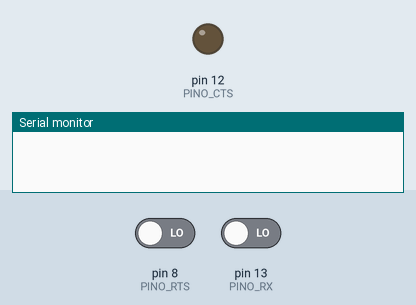
Bench run of a sketch on a simulated Arduino Uno, built with avr-gcc and run on an emulated ATmega328P. Shown: output pins drawn as LEDs (lit = HIGH), the last lines printed to the serial monitor. The test bench sets the inputs (shaded band); at power-on: pin 8 (PINO_RTS) LOW, pin 13 (PINO_RX) LOW. At 10.3 s the program stops and its outputs stay as they are.

Above: at 1.2 s.
1.3 s: pin 8 (PINO_RTS) driven HIGH
At 1.9 s:
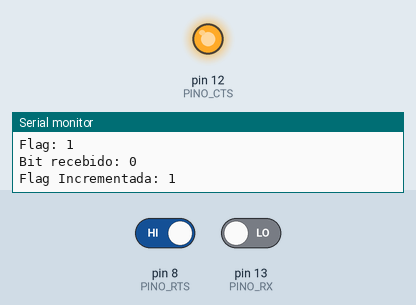
Timing chart, 0 to 11.8 s (numbered marks = the images above; inputs shaded):
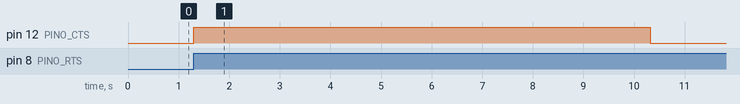

Measured:
- after the input at 1.3 s, pin 12 (PINO_CTS): LOW → HIGH at once, → LOW 9.0 s later

The sketch:

Receptor.ino
```cpp
#define PINO_RX 13
#define PINO_CTS 12
#define PINO_RTS 8
#define BAUD_RATE 1
#define HALF_BAUD 1000/(2*BAUD_RATE)

#include "Temporizador.h"

volatile int flag = 0;
volatile bool bitsRecebidos[9];

// Calcula bit de paridade - Par ou impar
bool bitParidade(char dado) {
  bool bitsDado[8];
  bool quantidadeDeUm = false;

  for (int i = 0; i < 8; i++) {
    bitsDado[i] = (dado >> i) & 1;
    if (bitsDado[i]) quantidadeDeUm = !quantidadeDeUm;
  }

  return quantidadeDeUm;
}

// Rotina de interrupcao do timer1
ISR(TIMER1_COMPA_vect) {
  Serial.print("Flag: ");
  Serial.println(flag);
  if (flag < 18) {
    if (flag % 2 == 1) {
      bool bit = digitalRead(PINO_RX);
      bitsRecebidos[flag / 2] = bit;
      Serial.print("Bit recebido: ");
      Serial.println(bit);
    }

    Serial.print("Flag Incrementada: ");
    Serial.println(flag);
  } else {
    Serial.println("Exit 1");
    paraTemporizador();
    digitalWrite(PINO_CTS, LOW);

  }
  flag++;
}

void setup() {
  noInterrupts();
  Serial.begin(9600);

  // Configura pinos
  pinMode(PINO_RX, INPUT);
  pinMode(PINO_CTS, OUTPUT);
  pinMode(PINO_RTS, INPUT);
  digitalWrite(PINO_CTS, LOW);

  // Configura timer
  configuraTemporizador(BAUD_RATE*2);

  interrupts();
}

void loop() {
  if (digitalRead(PINO_RTS) == HIGH) {
    Serial.println("RTS detectado, iniciando recepção");
    digitalWrite(PINO_CTS, HIGH);

    iniciaTemporizador();
    while (flag <= 19)
    {

    }

    flag = 0;

    // Reconstrói caractere
    char caractere = 0;
    for (int i = 0; i < 8; i++) {
      if (bitsRecebidos[i])
        caractere |= (1 << i);
    }

    Serial.print("Caractere recebido: ");
    Serial.println(caractere);

    bool paridadeEsperada = bitParidade(caractere);
    bool paridadeRecebida = bitsRecebidos[8];

    if (paridadeEsperada == paridadeRecebida) {
      Serial.println("Paridade correta!");
    } else {
      Serial.println("Erro de paridade!");
    }

  } else {
    digitalWrite(PINO_CTS, LOW);
  }

}
```

Temporizador.h
```cpp
void configuraTemporizador(int baud_rate){
  int frequencia;
  frequencia = constrain(baud_rate,1,1500);
  //set timer1 interrupt
  TCCR1A = 0;// set entire TCCR1A register to 0
  TCCR1B = 0;// same for TCCR1B
  TCNT1  = 0;//initialize counter value to 0
  //OCR1A = contador;// = (16*10^6) / (10*1024) - 1 (must be <65536)
  OCR1A = ((16 * pow(10,6))/(1024*frequencia)) - 1;
  // turn on CTC mode (clear time on compare)
  TCCR1B |= (1 << WGM12);
  // Turn T1 off
  TCCR1B &= 0xF8;
  // Disable interrupts
  TIMSK1 = 0;
  TIFR1 = 0;
}

void iniciaTemporizador(){
  Serial.println("T1 iniciado");
  TCNT1 = 0;//initialize counter value to 0
  TIFR1 = 0;
  // enable timer compare interrupt
  TIMSK1 |= (1 << OCIE1A);
  // Set CS10 and CS12 bits for 1024 prescaler
  TCCR1B |= (1 << CS12) | (1 << CS10);
}

void paraTemporizador(){
  Serial.println("T1 parado");
    // Turn T1 off
  TCCR1B &= 0xF8;
  TIMSK1 = 0;
}
```
